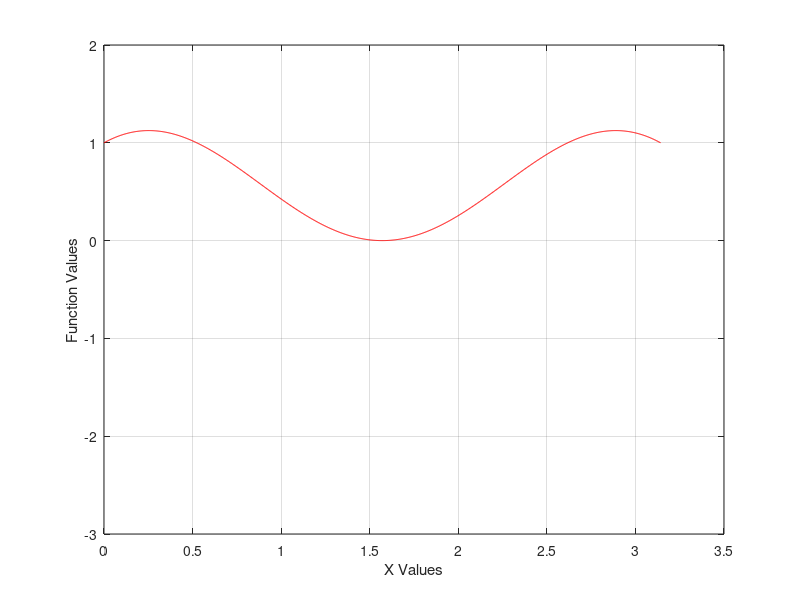

Write the MATLAB code that produced this figure.
x=linspace(0,pi,1000)
p=cos(2*x)+sin(x)
plot(x,p,"r")
xlabel("X Values")
ylabel("Function Values")
ylim([-3,2])
grid on

